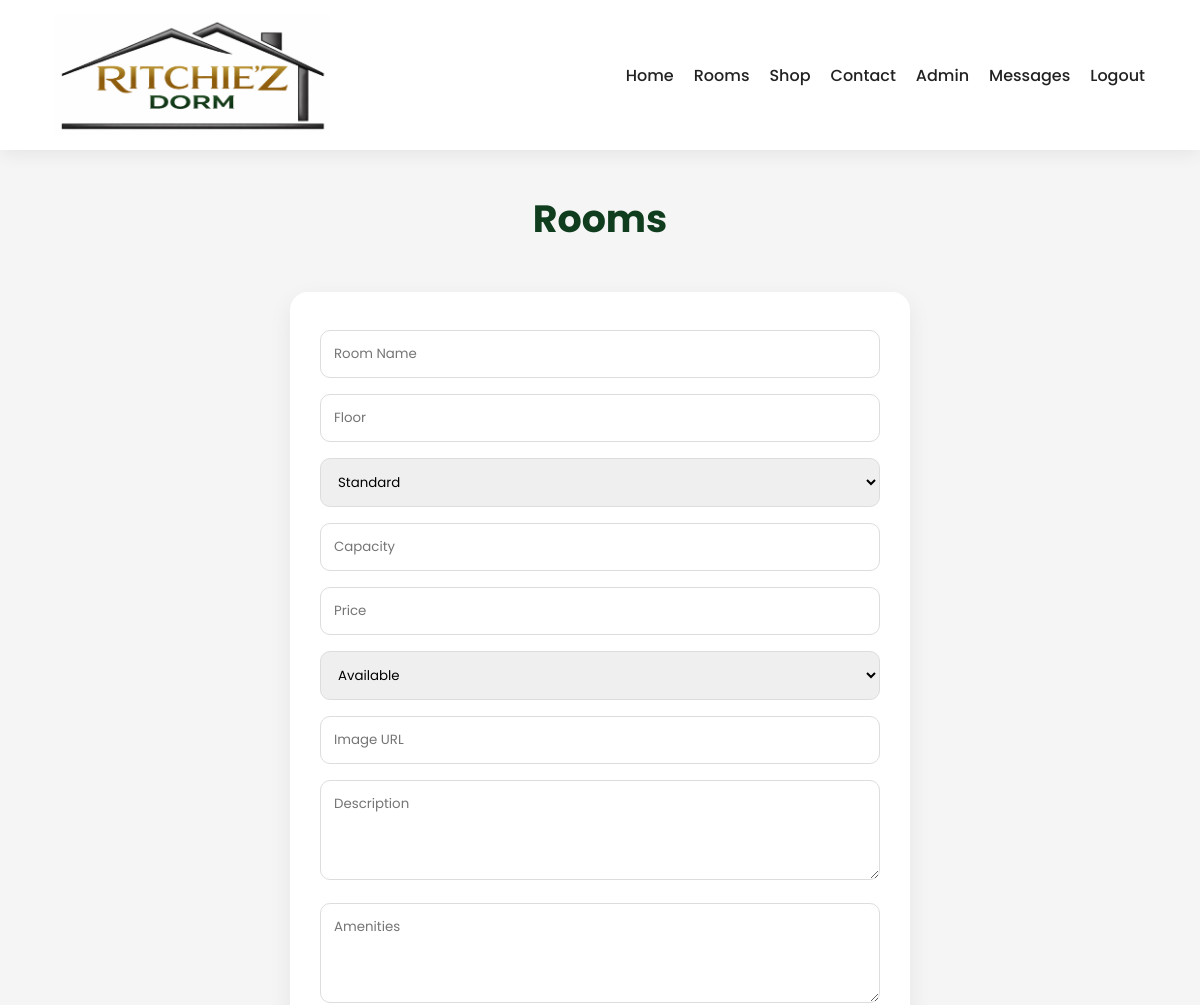
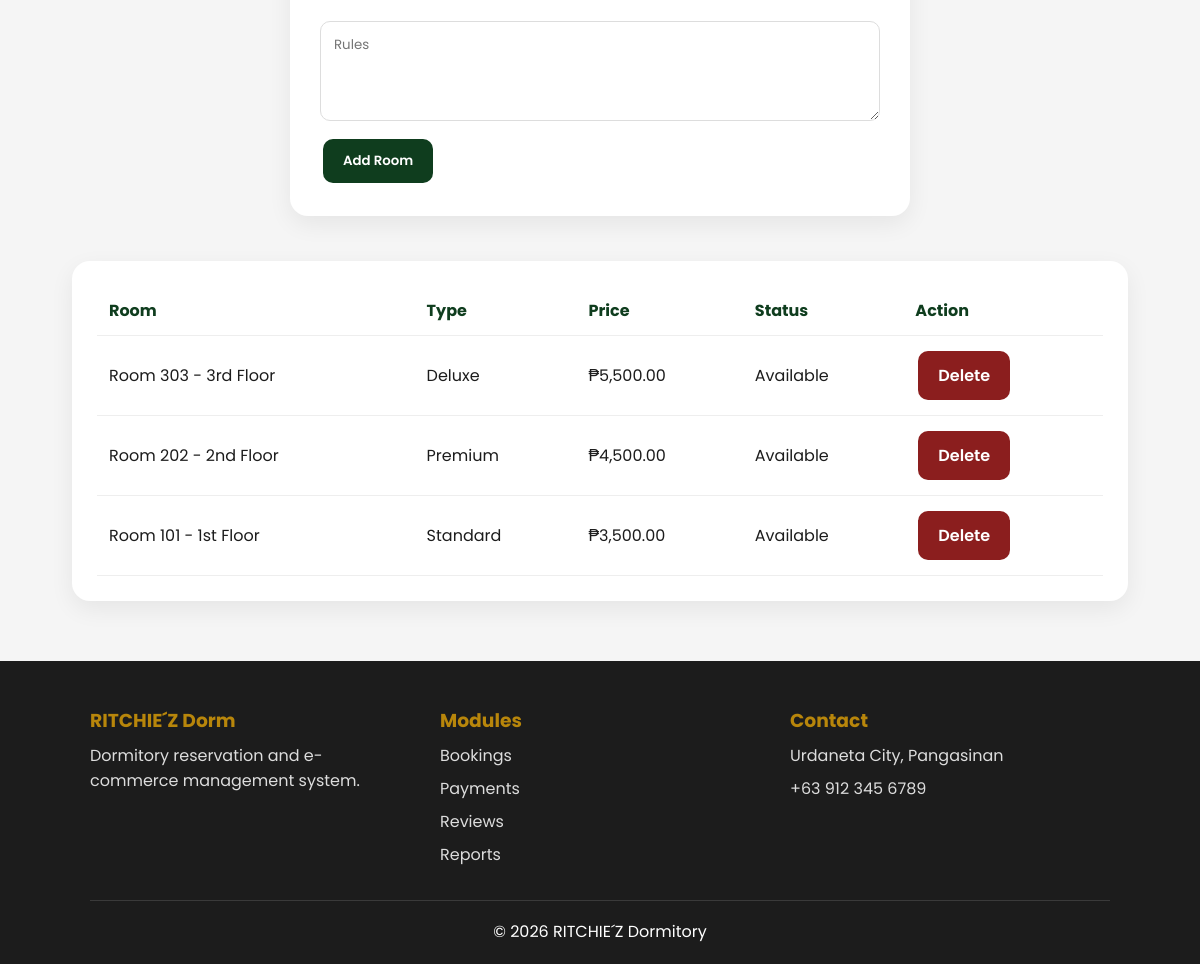
/admin/rooms.php (signed in), run on the app's committed database (2 pictures, top to bottom).
### tables this page shows
CREATE TABLE rooms (
 room_id INT AUTO_INCREMENT PRIMARY KEY,
 room_name VARCHAR(100) NOT NULL,
 floor VARCHAR(50) NOT NULL,
 room_type VARCHAR(50) NOT NULL,
 capacity INT NOT NULL,
 price DECIMAL(10,2) NOT NULL,
 status ENUM('Available','Occupied','Maintenance') DEFAULT 'Available',
 image_url TEXT,
 description TEXT,
 amenities TEXT,
 rules TEXT,
 created_at TIMESTAMP DEFAULT CURRENT_TIMESTAMP
);

### includes/session.php (called while the page is built, shortened)
<?php
function isLoggedIn(){return isset($_SESSION['user_id']);}
function isAdmin(){return isset($_SESSION['role']) && $_SESSION['role']==='admin';}
function e($v){return htmlspecialchars($v ?? '', ENT_QUOTES, 'UTF-8');}
?>

### admin/rooms.php (the view)
<?php require_once "../config/database.php"; require_once "../includes/session.php"; requireAdmin();
if(isset($_POST['add_room'])){$conn->prepare("INSERT INTO rooms(room_name,floor,room_type,capacity,price,status,image_url,description,amenities,rules) VALUES(?,?,?,?,?,?,?,?,?,?)")->execute([$_POST['room_name'],$_POST['floor'],$_POST['room_type'],$_POST['capacity'],$_POST['price'],$_POST['status'],$_POST['image_url'],$_POST['description'],$_POST['amenities'],$_POST['rules']]);}if(isset($_GET['delete']))$conn->prepare("DELETE FROM rooms WHERE room_id=?")->execute([$_GET['delete']]);include "../includes/header.php";$rows=$conn->query("SELECT * FROM rooms ORDER BY room_id DESC")->fetchAll(PDO::FETCH_ASSOC);?><div class="container"><h1 class="section-title">Rooms</h1><div class="form-card"><form method="POST"><input name="room_name" placeholder="Room Name"><input name="floor" placeholder="Floor"><select name="room_type"><option>Standard</option><option>Premium</option><option>Deluxe</option></select><input type="number" name="capacity" placeholder="Capacity"><input type="number" step="0.01" name="price" placeholder="Price"><select name="status"><option>Available</option><option>Occupied</option><option>Maintenance</option></select><input name="image_url" placeholder="Image URL"><textarea name="description" placeholder="Description"></textarea><textarea name="amenities" placeholder="Amenities"></textarea><textarea name="rules" placeholder="Rules"></textarea><button name="add_room" class="btn">Add Room</button></form></div><div class="table-wrap"><table><tr><th>Room</th><th>Type</th><th>Price</th><th>Status</th><th>Action</th></tr><?php foreach($rows as $r):?><tr><td><?=e($r['room_name'])?></td><td><?=e($r['room_type'])?></td><td>₱<?=number_format($r['price'],2)?></td><td><?=$r['status']?></td><td><a onclick="return confirmDelete()" class="btn danger" href="?delete=<?=$r['room_id']?>">Delete</a></td></tr><?php endforeach;?></table></div></div><?php include "../includes/footer.php";?>

### includes/header.php (shortened to what this page needs)
<?php require_once __DIR__ . "/session.php"; ?>
<!DOCTYPE html>
<html>
<head>
    <link rel="stylesheet" href="/ritchiez_complete_upgrade/assets/css/style.css">
</head>
<body>
<nav>
    <div class="logo">
        <img src="/ritchiez_complete_upgrade/assets/images/logo.png"
             alt="RITCHIE'Z Dorm"
             style="height:120px; width:auto;">
    </div>
    <ul>
        <li><a href="/ritchiez_complete_upgrade/index.php">Home</a></li>
        <li><a href="/ritchiez_complete_upgrade/rooms.php">Rooms</a></li>
        <li><a href="/ritchiez_complete_upgrade/products.php">Shop</a></li>
        <li><a href="/ritchiez_complete_upgrade/contact.php">Contact</a></li>
        <?php if (isLoggedIn()): ?>
            <?php if (isAdmin()): ?>
                <li><a href="/ritchiez_complete_upgrade/admin/dashboard.php">Admin</a></li>
                <li><a href="/ritchiez_complete_upgrade/admin/chat.php">Messages</a></li>
            <?php else: ?>
                <li><a href="/ritchiez_complete_upgrade/tenant/dashboard.php">Dashboard</a></li>
                <li><a href="/ritchiez_complete_upgrade/tenant/messages.php">Messages</a></li>
            <?php endif; ?>
            <li><a href="/ritchiez_complete_upgrade/auth/logout.php">Logout</a></li>
        <?php else: ?>
            <li><a href="/ritchiez_complete_upgrade/auth/login.php">Login</a></li>
            <li><a href="/ritchiez_complete_upgrade/auth/register.php">Register</a></li>
        <?php endif; ?>
    </ul>
</nav>

### includes/footer.php
<footer><div class="footer-grid"><div><h3>RITCHIE´Z Dorm</h3><p>Dormitory reservation and e-commerce management system.</p></div><div><h3>Modules</h3><p>Bookings</p><p>Payments</p><p>Reviews</p><p>Reports</p></div><div><h3>Contact</h3><p>Urdaneta City, Pangasinan</p><p>+63 912 345 6789</p></div></div><div class="footer-bottom">© 2026 RITCHIE´Z Dormitory</div></footer><script src="/ritchiez_complete_upgrade/assets/js/main.js"></script></body></html>

### assets/css/style.css (style rules this page uses)
* { margin:0;padding:0;box-sizing:border-box;font-family:Poppins,sans-serif }
body { background:#f5f5f5;color:#1c1c1c }
nav { display:flex;justify-content:space-between;align-items:center;padding:15px 55px;background:white;position:sticky;top:0;z-index:9;box-shadow:0 4px 18px #0001 }
.logo { display:flex;align-items:center;gap:10px }
.logo img { width:52px }
nav ul { display:flex;gap:20px;list-style:none }
nav a { text-decoration:none;color:#222;font-weight:500 }
.container { width:88%;margin:40px auto }
.section-title { text-align:center;color:#0F3D1E;font-size:38px;margin-bottom:25px }
.card,.form-card,.table-wrap,.dash-card,.search-box { background:white;border-radius:18px;box-shadow:0 8px 25px #0001 }
.btn,.hero-btn { display:inline-block;padding:12px 20px;background:#0F3D1E;color:#fff;border:none;border-radius:10px;text-decoration:none;cursor:pointer;font-weight:600;margin:3px }
.danger { background:#8b1e1e }
.form-card { max-width:620px;margin:45px auto;padding:30px }
.table-wrap { padding:25px;overflow:auto }
input,select,textarea { width:100%;padding:13px;border:1px solid #ddd;border-radius:10px;margin:8px 0 }
textarea { min-height:100px }
table { width:100%;border-collapse:collapse }
th,td { border-bottom:1px solid #eee;padding:12px;text-align:left }
th { color:#0F3D1E }
footer { background:#1c1c1c;color:#fff;padding:45px 90px 20px;margin-top:60px }
.footer-grid { display:grid;grid-template-columns:repeat(auto-fit,minmax(240px,1fr));gap:30px }
.footer-grid h3 { color:#B8860B }
.footer-grid p { color:#ddd;margin:8px 0 }
.footer-bottom { text-align:center;border-top:1px solid #ffffff22;padding-top:18px;margin-top:25px }

### data on the page
rooms: room_name "Room 303 - 3rd Floor", room_type "Deluxe", price "5,500.00", status "Available"
rooms: room_name "Room 202 - 2nd Floor", room_type "Premium", price "4,500.00", status "Available"
rooms: room_name "Room 101 - 1st Floor", room_type "Standard", price "3,500.00", status "Available"
